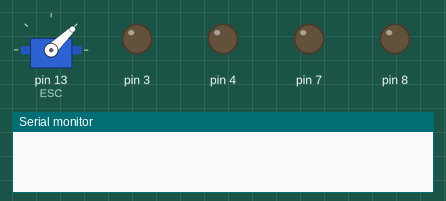
Recording of a sketch running on a simulated Arduino Uno, built with avr-gcc and run on an emulated ATmega328P. Parts: servo, output pins drawn as LEDs (lit = HIGH), the last lines printed to the serial monitor.

Above: at 0.1 s.
At 5.1 s:
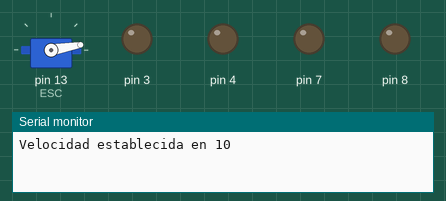
Timing chart, 0 to 6.6 s (numbered marks = the images above):
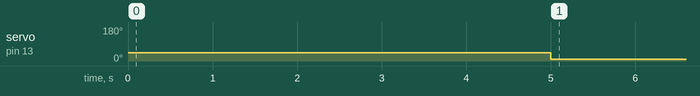

Measured:
- by itself, servo on pin 13 (ESC): 44° → 10° at 5.0 s

The sketch:

Envio_velocidades_motor_brushless.ino
```cpp
#include <Servo.h>//libreria

Servo ESC;//instancia de servo = 'ESC'

int velocidad = 10;

void setup() {
  Serial.begin(9600);
  pinMode(7,INPUT);
  pinMode(7,OUTPUT);
  pinMode(8,INPUT);
  pinMode(8,OUTPUT);

  pinMode(3,OUTPUT);
  pinMode(4,OUTPUT);


  ESC.attach(13);//pin del arduino que controlara el esc
  //pulsos para activar el 'ESC'
  ESC.writeMicroseconds(1000);
  //tiempo de espera para la activacion del esc
  delay(5000);
  Serial.println("Velocidad establecida en 10");
}


void impresion(int velocidad, int decremento, int incremento){
  Serial.print("velocidad : ");
  Serial.print(velocidad);


  Serial.println();
  if(velocidad == 180)
    digitalWrite(3,HIGH);
  else
    digitalWrite(3,LOW);

  if(velocidad == 0)
    digitalWrite(4,HIGH);
  else
    digitalWrite(4,LOW);
}


void loop(){

int incremento = digitalRead(8);
int decremento = digitalRead(7);


if(incremento == 1){
  if(velocidad<180){
    velocidad+=10;
    impresion(velocidad, decremento, incremento);
  }
}else if(decremento == 1){
  if(velocidad>0){
    velocidad -=10;
    impresion(velocidad, decremento, incremento);
  }
}

  // ancho de pulso controlado al iniciar el loop manualmente
  //ESC.writeMicroseconds(1300);
  //grados de la libreria servo que especifican la velocidad del motor brushless
  ESC.write(velocidad);//0=0 de velocidad y 180= VELOCIDAD_TOPE
  delay(20);


digitalWrite(7,LOW);
digitalWrite(8,LOW);
delay(100);
}
```
